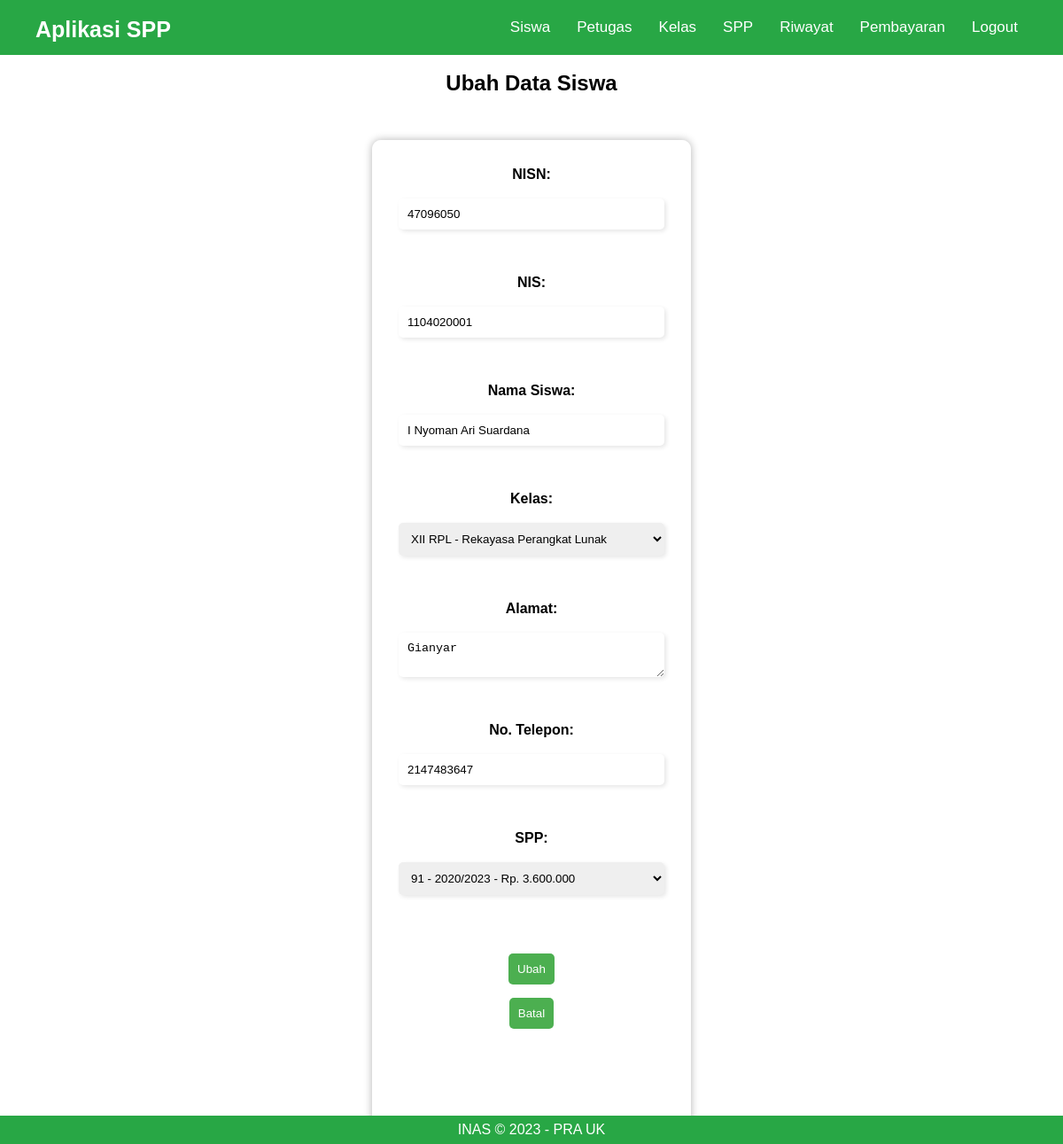
Screenshot of /admin/crud_functions/siswa/ubah.php?id=47096050 (signed in) with the database file from the repository.
### tables this page shows
CREATE TABLE `siswa` (
  `nisn` int(11) NOT NULL,
  `nis` int(11) NOT NULL,
  `nama` varchar(50) NOT NULL,
  `id_kelas` int(11) NOT NULL,
  `alamat` varchar(255) NOT NULL,
  `no_telp` int(25) NOT NULL,
  `id_spp` int(11) NOT NULL,
  `total_bayar` int(11) NOT NULL
);

CREATE TABLE `kelas` (
  `id_kelas` int(11) NOT NULL,
  `nama_kelas` varchar(20) NOT NULL,
  `kompetensi_keahlian` varchar(50) NOT NULL
);

CREATE TABLE `spp` (
  `id_spp` int(11) NOT NULL,
  `tahun` varchar(11) NOT NULL,
  `nominal` int(11) NOT NULL
);

### admin/crud_functions/siswa/ubah.php (the view, shortened to what this page needs)
<?php
    include('../../../koneksi.php');
  $id = $_GET['id'];
  $query_siswa = "SELECT * FROM siswa WHERE nisn='$id'";
  $result_siswa = mysqli_query($koneksi, $query_siswa);
  $data_siswa = mysqli_fetch_assoc($result_siswa);
  $query_kelas = "SELECT * FROM kelas";
  $result_kelas = mysqli_query($koneksi, $query_kelas);
  $query_spp = "SELECT * FROM spp";
  $result_spp = mysqli_query($koneksi, $query_spp);
    include_once('header.php');
 ?>
    <section>
		<h2>Ubah Data Siswa</h2>
		<form method="POST">
			<label for="nisn">NISN:</label><br>
			  <input type="text" name="nisn" value="<?php echo $data_siswa['nisn']; ?>" required><br><br>
			<label for="nis">NIS:</label><br>
			  <input type="text" name="nis" value="<?php echo $data_siswa['nis']; ?>" required><br><br>
			<label for="nama">Nama Siswa:</label><br>
			  <input type="text" name="nama" value="<?php echo $data_siswa['nama']; ?>" required><br><br>
      <label for="kelas">Kelas:</label><br>
        <select name="id_kelas" required>
        <?php while ($data_kelas = mysqli_fetch_assoc($result_kelas)) { ?>
        <option value="<?php echo $data_kelas['id_kelas']; ?>" <?php if ($data_kelas['id_kelas'] == $data_siswa['id_kelas']) { echo 'selected'; } ?>><?php echo $data_kelas['nama_kelas'] . ' - ' . $data_kelas['kompetensi_keahlian']; ?></option>
        <?php } ?>
        </select><br><br>
      <label for="alamat">Alamat:</label><br>
        <textarea name="alamat" required><?php echo $data_siswa['alamat']; ?></textarea><br><br>
      <label for="no_telp">No. Telepon:</label><br>
        <input type="text" name="no_telp" value="<?php echo $data_siswa['no_telp']; ?>" required><br><br>
      <label for="spp">SPP:</label><br>
        <select name="id_spp" required>
        <?php while ($data_spp = mysqli_fetch_assoc($result_spp)) { ?>
        <option value="<?php echo $data_spp['id_spp']; ?>" <?php if ($data_spp['id_spp'] == $data_siswa['id_spp']) { echo 'selected'; } ?>><?php echo $data_spp['id_spp'] . ' - ' . $data_spp['tahun'] . ' - Rp. ' . number_format($data_spp['nominal'], 0, ',', '.'); ?></option>
        <?php } ?>
        </select><br><br>
        <input type="submit" name="submit" value="Ubah">
        <a href="../../siswa.php"><button type="button">Batal</button></a>
    </form>
    </section>
<?php
    include_once('../../footer.php');
?>

### admin/crud_functions/siswa/header.php (style rules this page uses)
* { box-sizing: border-box; margin: 0; padding: 0; }
body { font-family: sans-serif; max-width: 100%; overflow-x: hidden; }
h2 { margin-top: 80px; }
section { display: grid; place-items: center; height: calc(100vh - 70px); }
form { display: flex; flex-direction: column; align-items: center; margin-top: 50px; }
label { font-weight: bold; }
input[type="date"], input[type="number"], input[type="text"], input[type="password"], textarea, select { padding: 10px; margin-bottom: 15px; width: 300px; border-radius: 5px; border: none; box-shadow: 2px 2px 5px rgba(0, 0, 0, 0.1); }
button, input[type="submit"] { padding: 10px; margin-top: 15px; background-color: #4caf50; color: white; border: none; border-radius: 5px; cursor: pointer; transition: all 0.3s ease-in-out; }
button[type="reset"], button[type="button"] { margin-bottom: 100px; }
form { background-color: rgba(255, 255, 255, 0.8); border-radius: 10px; padding: 30px; max-width: 1000px; box-shadow: 0px 0px 10px rgba(0, 0, 0, 0.3); animation: fade-in 1s ease-out; display: flex; flex-direction: column; align-items: center; margin-top: 50px; }
a { text-decoration: none; color: #007bff; }

### rows the page displays
siswa: nisn "47096050", nis "1104020001", nama "I Nyoman Ari Suardana", id_kelas "XII RPL - Rekayasa Perangkat Lunak", alamat "Gianyar", no_telp "2147483647", id_spp "91 - 2020/2023 - Rp. 3.600.000"
